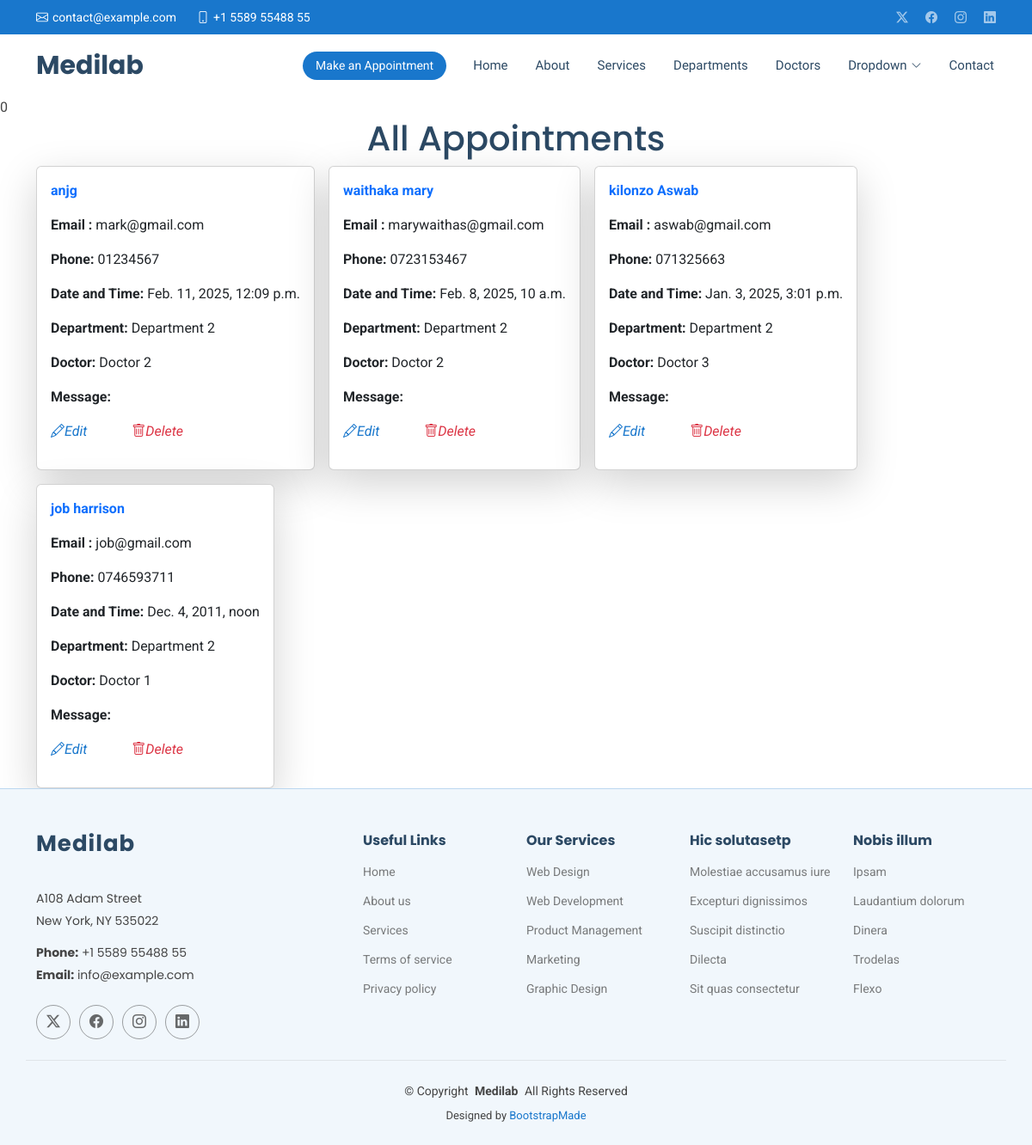
/show/, run on an earlier commit of the app's database.
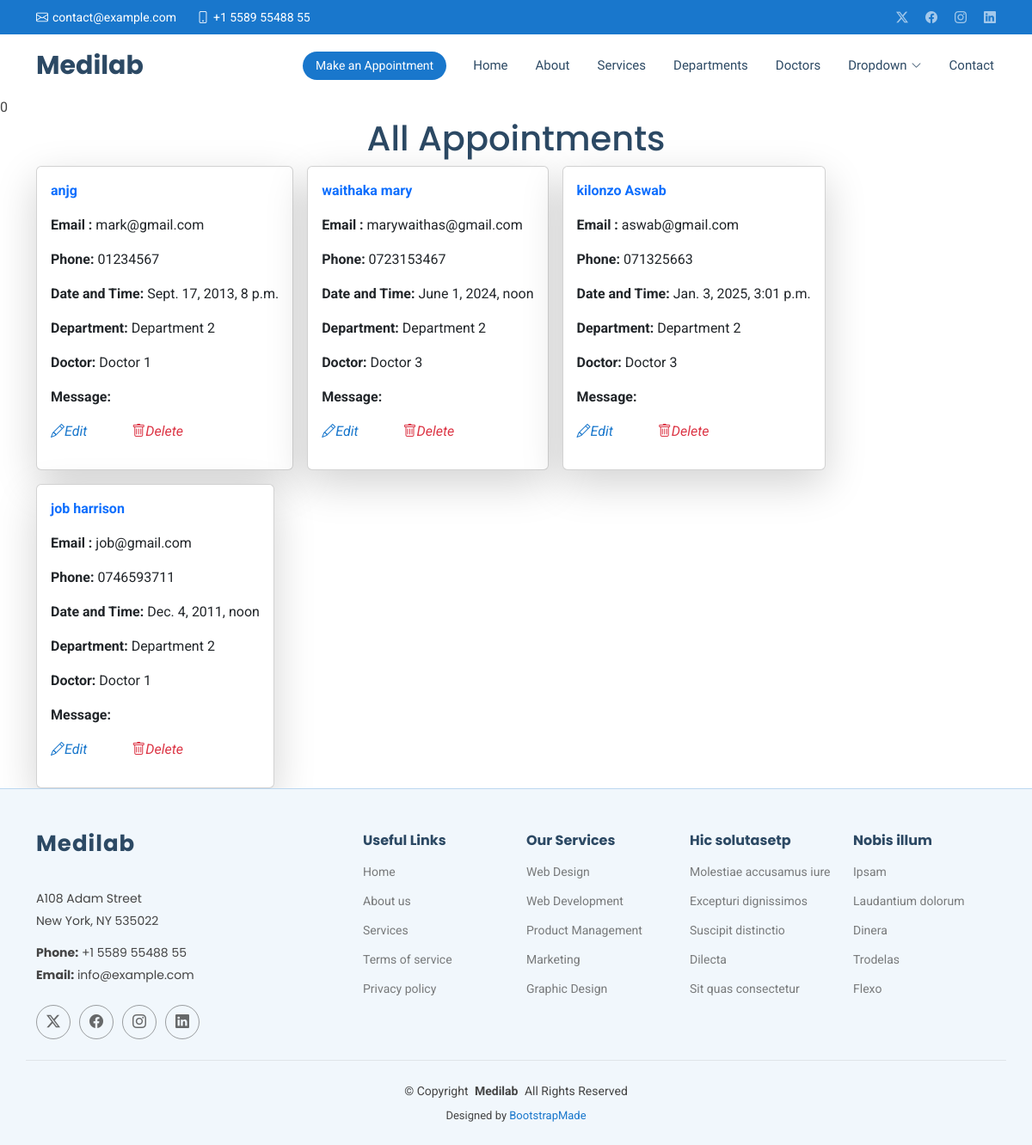
And on a later commit of the database.
### Hospitalapp/models.py (models this page shows, shortened)
class Appointment(models.Model):
    name=models.CharField(max_length=40)
    email=models.EmailField()
    phone=models.CharField(max_length=40)
    date=models.DateTimeField()
    department=models.CharField(max_length=40)
    doctor=models.CharField(max_length=40)
    message=models.TextField()

### Hospitalapp/views.py (the view)
# urls.py: path('show/', views.show, name='show'),
def show (request):
    all = Appointment.objects.all()
    return render(request,'show.html',{'all':all})

### templates/show.html (shortened to what this page needs)
{% extends 'starter-page.html' %}
{% load static %}
{% block content %}
<h1 class="text-center">All Appointments</h1>
   <div class="d-flex flex-wrap gap-3 container">
    {% for x in all %}
        <div class="card w-30 p-3 shadow-lg">
         <p class="text-primary fw-bold">{{ x.name }}</p>
       <p> <strong>Email :</strong> {{ x.email }}</p>
       <p> <strong>Phone:</strong> {{ x.phone }}</p>
       <p> <strong>Date and Time:</strong> {{ x.date }}</p>
       <p> <strong>Department:</strong> {{ x.department }}</p>
       <p> <strong>Doctor:</strong> {{ x.doctor }}</p>
       <p> <strong>Message:</strong> {{ x.Message }}</p>
<p>
    <a href="{% url 'edit' x.id %}">
        <i class="bi bi-pencil me-5">Edit</i>
    </a>
    <a href="/delete/{{ x.id }}">
        <i class="bi bi-trash text-danger">Delete</i>
    </a>
</p>
        </div>
    {% endfor %}
   </div>
{% endblock %}

What changed in the data, as far as the page shows it:
changed Appointment "anjg": date "Feb. 11, 2025, 12:09 p.m." → "Sept. 17, 2013, 8 p.m."; doctor "Doctor 2" → "Doctor 1"
changed Appointment "waithaka mary": date "Feb. 8, 2025, 10 a.m." → "June 1, 2024, noon"; doctor "Doctor 2" → "Doctor 3"
